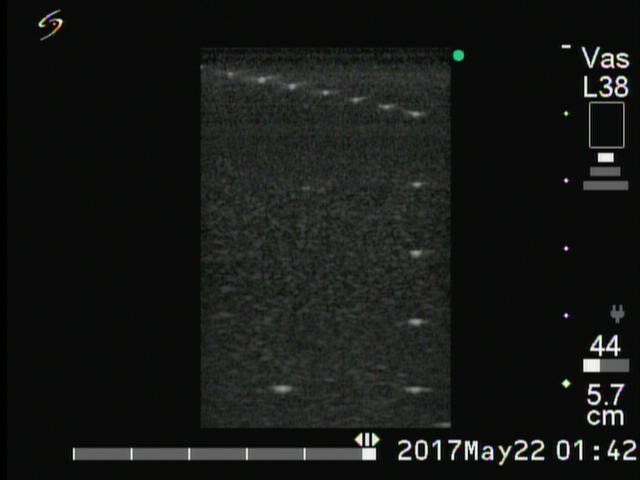
%> input picture hw1_2_psf_speckle/57-high-res.bmp, 640 x 480 px
$ octave hw1_psf.m   (GNU Octave 9; MATLAB toolbox functions it lacks are replaced by stand-ins)
%> lines starting %> are read from the running program, lines starting %| are printed output that depends on the picture
clear;

DR = 60;
ENUM = 2;
str_enum = ["57-high-pen", "57-high-res", "57-low-pen", "57-low-res", "71-high-pen", "71-high-res", "71-low-pen", "71-low-res"];

dim = [42 428 200 452]; %57, [y1 y2 x1 x2]
xywh_in = [205 135 30 20]; %57 in
xywh_out = [205 340 30 20]; %57 out

% dim = [45 430 227 425]; %71
% xywh_in = [155 158 30 20]; %71 in
% xywh_out = [155 325 30 20]; %71 out

xywh = [xywh_in;xywh_out];

tmp = strcat(str_enum(ENUM), '.bmp');
OriIm = imread(char(tmp));
%> OriIm is the input picture: size 480x640x3 uint8; mean R, G, B 21.8, 23.5, 21.4
GrayIm = double(OriIm);
GrayIm = GrayIm(dim(1):dim(2),dim(3):dim(4));
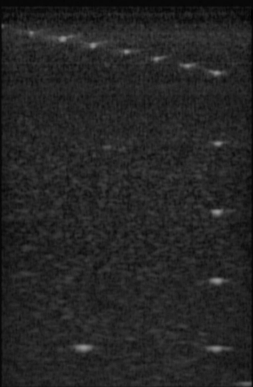
%> GrayIm: size 387x253 double; min 0, max 149, mean 36.5

dBIm = GrayIm - min(min(GrayIm));	% set min value to 0
dBIm = dBIm/max(max(dBIm));			% normalization, 0 - 1
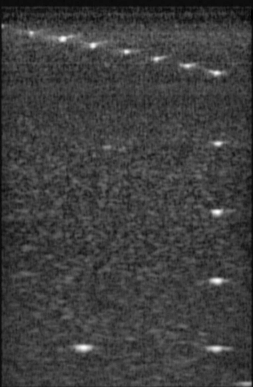
%> dBIm: size 387x253 double; min 0, max 1, mean 0.245
dBIm = dBIm*DR;							% to dB, 0 - DR

table = [];
for i = 1:2
%> this loop made 2 passes; what is shown inside it comes from the first
    % show B-mode image
    fig = figure();
    set (fig,'Visible','off');
    subplot(2,2,[1,2]);
    image(dBIm)
    colormap(gray(DR))
    axis image
    rectangle('Position' , [xywh(i,1), xywh(i,2), xywh(i,3), xywh(i,4)] , 'Edgecolor' , 'r') % [x y w h]
    colorbar;
    title('B-mode image, dynamic range = 50dB')
    ImPt = dBIm(xywh(i,2):xywh(i,2)+xywh(i,4), xywh(i,1):xywh(i,1)+xywh(i,3));
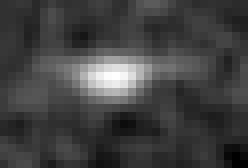
%> ImPt: size 21x31 double (shown 8 times larger); min 5.64, max 55.17, mean 18.4; drawn with min black and max white
    ptLalProj = max(ImPt) - max(max(ImPt));
%> ptLalProj = 31 values, max 0 at index 15, min -36.24 at index 27, mean -24.56
    subplot(2,2,3);
    plot(ptLalProj);
    title('lateral projection')
    ptAxiProj =  max(ImPt,[],2) - max(max(ImPt,[],2));
%> ptAxiProj = 21 values, max 0 at index 10, min -37.85 at index 17, mean -28.21
    subplot(2,2,4);
    plot(ptAxiProj)
    title('axial projection')
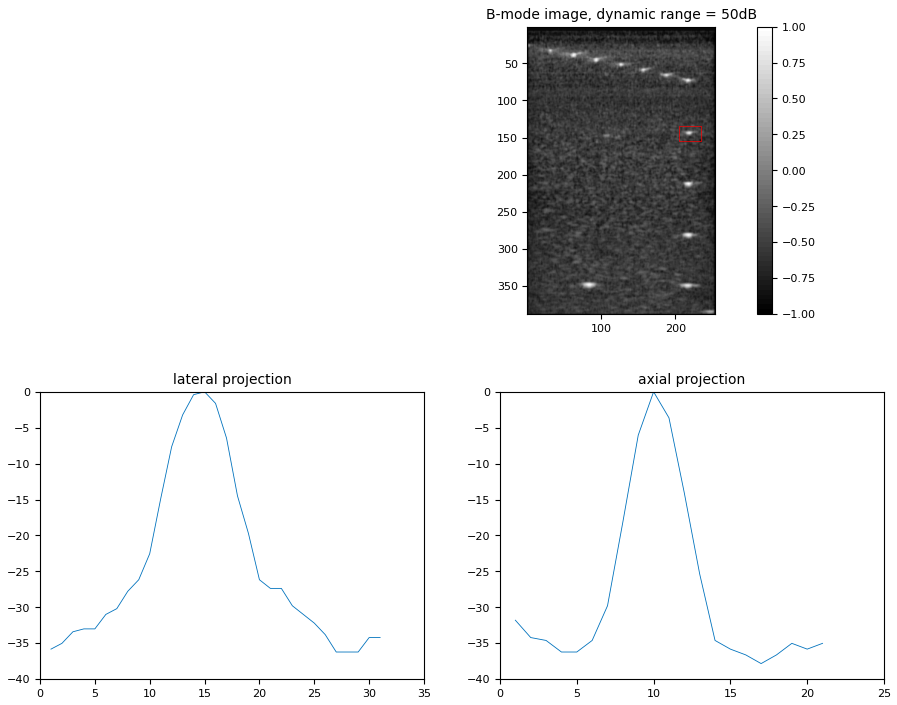
%> figure redrawn from the program's plot data, 3 panels
    ch = strcat(int2str(i),'.jpg');
    tmp = strcat(str_enum(ENUM), ch);
    saveas(fig, char(tmp));


    idx = find(ptLalProj >= -6);	% find the indexes of the values, >= -6 dB
%> idx = [13 14 15 16]
    if idx(end) == size(ptLalProj, 2)
        lastidx = idx(end);
    else
        lastidx = (-6 - ptLalProj(idx(end)))/(ptLalProj(idx(end)+1) - ptLalProj(idx(end)))+idx(end);
%> lastidx = 16.91
    end
    if idx(1) == 1
        firstidx = 1;
    else
        firstidx = idx(1) - (-6 - ptLalProj(idx(1)))/(ptLalProj(idx(1)-1) - ptLalProj(idx(1)));
%> firstidx = 12.37
    end
    Width6dBLal = lastidx - firstidx;
%> Width6dBLal = 4.54


    idx = find(ptAxiProj >= -6 );	% find the indexes of the values, >= -6 dB
%> idx = [10; 11]
    if idx(end) == size(ptAxiProj, 1)
        lastidx = idx(end);
    else
        lastidx = (-6 - ptAxiProj(idx(end)))/(ptAxiProj(idx(end)+1) - ptAxiProj(idx(end)))+idx(end);
%> lastidx = 11.23
    end
    if idx(1) == 1
        firstidx = 1;
    else
        firstidx = idx(1) - (-6 - ptAxiProj(idx(1)))/(ptAxiProj(idx(1)-1) - ptAxiProj(idx(1)));
%> firstidx = 9.01
    end
    Width6dBAxi = lastidx - firstidx;
%> Width6dBAxi = 2.22
    tmp = [Width6dBLal Width6dBAxi];
%> tmp = [4.54 2.22]
    table = [table;tmp];
%> table = [4.54 2.22]
end
%> (the run ends here)
